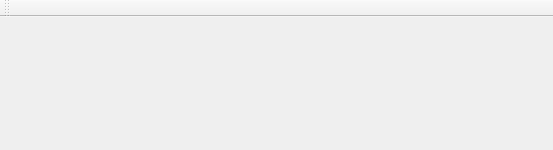
<?xml version="1.0" encoding="UTF-8"?>
<ui version="4.0">
 <class>MainWindow</class>
 <widget class="QMainWindow" name="MainWindow">
  <property name="enabled">
   <bool>true</bool>
  </property>
  <property name="geometry">
   <rect>
    <x>0</x>
    <y>0</y>
    <width>553</width>
    <height>150</height>
   </rect>
  </property>
  <property name="sizePolicy">
   <sizepolicy hsizetype="Ignored" vsizetype="Ignored">
    <horstretch>0</horstretch>
    <verstretch>0</verstretch>
   </sizepolicy>
  </property>
  <property name="minimumSize">
   <size>
    <width>0</width>
    <height>0</height>
   </size>
  </property>
  <property name="windowTitle">
   <string>MainWindow</string>
  </property>
  <widget class="QWidget" name="centralWidget"/>
  <widget class="QMenuBar" name="menuBar">
   <property name="enabled">
    <bool>true</bool>
   </property>
   <property name="geometry">
    <rect>
     <x>0</x>
     <y>0</y>
     <width>553</width>
     <height>25</height>
    </rect>
   </property>
   <property name="minimumSize">
    <size>
     <width>100</width>
     <height>0</height>
    </size>
   </property>
   <property name="defaultUp">
    <bool>false</bool>
   </property>
  </widget>
  <widget class="QToolBar" name="mainToolBar">
   <property name="enabled">
    <bool>true</bool>
   </property>
   <attribute name="toolBarArea">
    <enum>TopToolBarArea</enum>
   </attribute>
   <attribute name="toolBarBreak">
    <bool>false</bool>
   </attribute>
  </widget>
  <action name="actionImage">
   <property name="text">
    <string>Image ..</string>
   </property>
  </action>
 </widget>
 <layoutdefault spacing="6" margin="11"/>
 <resources/>
 <connections/>
</ui>
